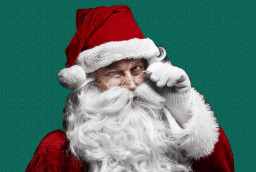
#> input picture Lab 7 Clustering/data/santaclaus2.jpg, 256 x 172 px
$ jupyter execute --allow-errors 07_clustering_my_solution.ipynb   (shell and % lines are left out)
#> lines starting #> are read from the running program, lines starting #| are printed output that depends on the picture; long printed decimals are rounded
# Machine Learning LAB 7: CLUSTERING - K-means and DBSCAN

Course 2024/25: *F. Chiariotti*

The notebook contains some simple tasks about **CLUSTERING**.

Complete all the **required code sections**.

### IMPORTANT for the exam:

The functions you might be required to implement in the exam will have the same signature and parameters as the ones in the labs

## Image segmentation with k-means

In this laboratory we will use the k-means algorithm to cluster a dataset of 3D points. We will apply **K-means** to the problem of image compression and image segmentation. The main idea is to apply k-means to the colors of the pixels of an image to select the k most representative colors. Then, we will replace each pixel color with the closest representative color. This will allow us to reduce the number of colors in the image and compress it. A color is a vector of 3 values (R,G,B) that represent the amount of red, green and blue in the color; this implies that each pixel is a point in a 3D space.

In particular you are going to implement the k-means algorithm from scratch and to compare the results with the implementation already present in the sklearn library.

In the second part of the laboratory we will use a **linkage-based** clustering algorithm to cluster a dataset of 2D points and compare it with the results obtained with k-means.

---

## Import all the necessary Python libraries

[cell 1]

import numpy as np
import typing as tp
import matplotlib.pyplot as plt
from sklearn import metrics
from sklearn.cluster import KMeans, AgglomerativeClustering
from matplotlib import pyplot as plt

np.random.seed(20)

---

## Define the heplper functions

In this section you will find some helper functions (some already implemented, some to be implemented by you) that will be used in the following sections.
1. `img_plot` -> function to plot an image with name and dimension as title,
2. `scatter_plot` -> function to plot a scatter plot of the data,
3. `scatter_plot_2d` -> function to plot a 2D scatter plot of the data,
4. `error_plot` -> function to plot the error of the k-means algorithm over the iterations,
5. `cluster_plot` -> function to plot the obtained clusters.

**DO NOT CHANGE THE PRE-WRITTEN CODE UNLESS OTHERWISE SPECIFIED**

[cell 2]
def img_plot(img: np.ndarray, title: str = None) -> None:
    """
    Plot an image
    :param img: image to plot
    :param title: title of the plot
    """

    plt.figure()
    plt.imshow(img)
    plt.axis('off')
    if title is not None:
        plt.title(f'{title}: {img.shape}')
    plt.tight_layout()
    plt.show()
    plt.close()

[cell 3]
def scatter_plot(data: np.ndarray, clusters: np.ndarray = None, centers: np.ndarray = None, title: str = None) -> None:
    """
    Plot a scatter plot of the data
    :param data: data to plot
    :param clusters: cluster labels
    :param centers: cluster centers
    :param title: title of the plot
    """

    fig = plt.figure()
    axis = fig.add_subplot(1, 1, 1, projection="3d")
    axis.set_xlabel("Red")
    axis.set_ylabel("Green")
    axis.set_zlabel("Blue", rotation=90, labelpad=-1)
    if title is not None:
        plt.title(title)
    if clusters is None:
        axis.scatter(data[:,0], data[:,1], data[:,2], marker="o", c=data, s=5)
    else:
        axis.scatter(data[:,0], data[:,1], data[:,2], marker="o", c=clusters, s=1, cmap='viridis', zorder=0, alpha=0.5 )
    if centers is not None:
        axis.scatter(centers[:,0], centers[:,1], centers[:,2], c='red', s=400, zorder=10)
    plt.tight_layout()
    plt.show()
    plt.close()

[cell 4]
# [17 lines left out: function scatter_plot_2d, not called in this run]

[cell 5]
def error_plot(errors: np.ndarray, labels: np.ndarray = None) -> None:
    """
    Plot the errors over the iterations
    :param errors: errors to plot
    """

    if labels is None:
        plt.plot(errors[1:-1])
        plt.plot(errors[1:-1], 'ro')
    else:
        plt.plot(labels, errors)
        plt.plot(labels, errors, 'ro')
    plt.title('Error over iterations')
    plt.ylabel('Error')
    plt.xlabel('Iteration #')
    plt.grid()
    plt.tight_layout()
    plt.show()
    plt.close()

[cell 6]
# [31 lines left out: function cluster_plot, not called in this run]

---

## A) K-means clustering

Implement the K-means algorithm

[cell 7]
# Load the provided image and display it (if you like you can experiment with other images)
# To load the images use the function plt.imread(<path_to_image>)
santa = plt.imread("data/santaclaus2.jpg")
#> santa is the input picture: shape (172, 256, 3); mean R, G, B 86.3, 117.9, 110.9

# Plot the image with its shape
img_plot(santa)
print(santa.shape)
#| (172, 256, 3)

This means that the image has 172 rows, 256 columns, 3 color channels (R,G,B)

[cell 8]
# Reshape the data to a matrix of num_pixels x 3
# (divide by 255 to have colors in [0 1] range for plotting functions of sklearn)
santa_reshaped = np.reshape(santa, (santa.shape[0]*santa.shape[1],santa.shape[2]))
santa_reshaped = santa_reshaped /255

# Print the shape of the data and the min and max values of the pixels
print("shape:",santa_reshaped.shape, "min:", np.min(santa_reshaped),"max:", np.max(santa_reshaped))
#| shape: (44032, 3) min: 0.0 max: 1.0

Plot the points in the 3-dimensional space with normalized intervals between 0 and 1 (corresponding to the three channels of the image, i.e. Red Green and Blue)

[cell 9]
# Sugestion: use the function scatter_plot()
scatter_plot(santa_reshaped)
#> in scatter_plot, `plt.show()`:
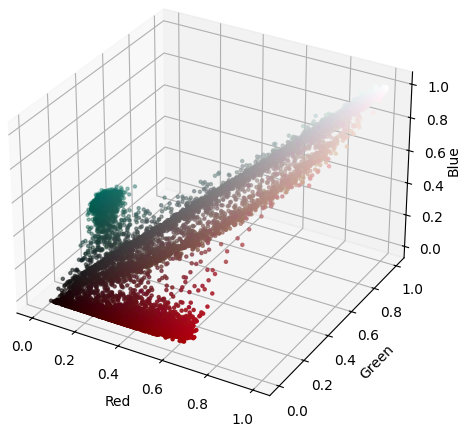
#> figure drawn by matplotlib, 1 panel

Implement the k-means algorithm manually (**do not use the kmeans function of sklearn and do not download implementations from other web sources**). The inputs to the function is the set of vectors to be clustered and the number of clusters. The output must contain the clusters barycenters, a vector associating each data point to the corresponding cluster and the error (value of the cost function) at each iteration.
Additionally, fix a maximum number of iterations of the k-means algorithm (e.g., 50).

Be careful about the initalization, you can use some random points from the training set, or get random values but ensure they are in the proper range. Poor initalizations can lead to the failure of the algorithm (in particular check that no cluster is initialized as empty, otherwise the algorithm can not update it).

[cell 10]
clusters = np.ndarray((1,2,2))
clusters

[cell 11]
import numpy.random as npr
import scipy.linalg as la

def kmeans(points: np.ndarray, k: int, max_iters: int = 50) -> tp.Tuple[np.ndarray, np.ndarray, list]:
    """
    Perform K-means clustering
    :param points: data points
    :param k: number of clusters
    :param max_iters: maximum number of iterations
    """
#> called with points = array of shape (44032, 3), k = 3, max_iters = 50

    # TODO: Generate random centroids
    # Hint: Use the correct means and standard deviation to ensure they represent the whole input space
    point_count = points.shape[0]
#> point_count = 44032
    coord_count = points.shape[1]
#> coord_count = 3
    ##################################################################################_my code from here
    # INITIALIZING CENTROIDS:
    means = np.mean(points, axis=0)
#> means = [0.338, 0.462, 0.435]
    devs =   np.std(points, axis=0)
#> devs = [0.333, 0.247, 0.252]
    centroids = np.array( [  [ npr.normal(means[i], devs[i]) for i in range(coord_count) ] for j in range(k)  ]  ) # k centroids of 3 coordinates each
#> centroids = [[0.632, 0.511, 0.525], [-0.441, 0.194, 0.576], [0.651, 0.221, 0.562]]
    ##################################################################################_my code til here

    clusters = np.zeros((point_count,))   # array con elenco dei cluster a cui apparterrà ogni punto

    prev_error = 1e9+1
    error = [1e9]

    # Run the K-means algorithm: until the estimate of centroid is stable (or the maximum number of iterations is reached)
    iters = 0
    while (error[iters] != prev_error) and iters < max_iters:    # ciclo continua fino a quando l'errore non cambia tra due iterazioni consecutive
        ##################################################################################_my code from here
        # Measure the distance to every centroid
        distance = np.zeros((point_count, k))     # each i-th row has the distance of i-th point with each of the k centroids
        for i_data in range(point_count):
            for i_centr in range(k):
                distance[i_data, i_centr] = la.norm( points[i_data,:] - centroids[i_centr, :] )
        # TODO Step 1: assign training data to closest centroid
        for i_data in range(point_count):
            clusters[i_data] = np.argmin(distance[i_data,:])
        # TODO Calculate the new centroids for every cluster:
        for i_clust in range(k):
            data_clust = points[ clusters==i_clust ]    # datas of the same cluster i_clust
            sum = np.sum( data_clust, axis=0 )          # sum over columns (=over same coordinates)
            avg = sum / len( data_clust )               # average of each coordinate
            centroids[i_clust,:] = avg                  # avg is an array of three elements
        ##################################################################################_my code til here
        prev_error = error[iters]
        current_error = 0
        ##################################################################################_my code from here
        # TODO Update the total cost estimate
        for i_data in range(point_count):
            for i_coo in range(coord_count):
                i_k = int( clusters[i_data] )    # cluster di appartenenza
                dist = points[i_data, i_coo] - centroids[i_k, i_coo]
                current_error += dist**2
        current_error /= point_count
        ##################################################################################_my code til here
        error.append(current_error)

        # Update the iteration counter
        iters += 1
#> after the loop, centroids = [[0.78, 0.77, 0.768], [0.0786, 0.395, 0.343], [0.393, 0.0539, 0.0671]]; error = [1e+09, 0.0618, 0.0257, 0.0249, 0.0248, 0.0248, 0.0248, 0.0248, 0.0248, 0.0248, 0.0248]; iters = 10

    return centroids, clusters, error

Now try the function you developed on the Santaclaus image with three clusters (k=3), then plot the data points in the 3-dimensional space, each point must be coloured based on the membership to one of the clusters. Additionally, plot the respective clusters centroids (use a different shape, size or color to highlight the centroids). Also, plot the total cost over each iteration

[cell 12]
# Run your K-means function on the data
kmeans_centroids, kmeans_clusters, kmeans_errors = kmeans(santa_reshaped, k=3)
#> kmeans_centroids has the same summary as centroids in kmeans; kmeans_errors has the same summary as error in kmeans

# Print the errors:
print(kmeans_errors)
#| [1000000000.0, 0.06178, 0.02568, 0.02486, 0.02482, 0.02482, 0.02482, 0.02482, 0.02482, 0.02482, 0.02482]

# Plot the results
scatter_plot(santa_reshaped, kmeans_clusters, kmeans_centroids)
#> in scatter_plot (call 2), `plt.show()`:
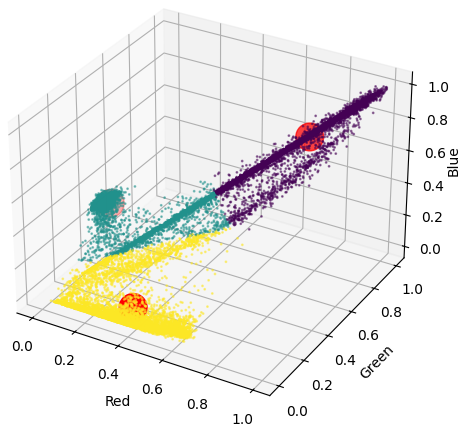
#> figure drawn by matplotlib, 1 panel

# Plot the error
error_plot(kmeans_errors)
#> in error_plot, `plt.show()`:
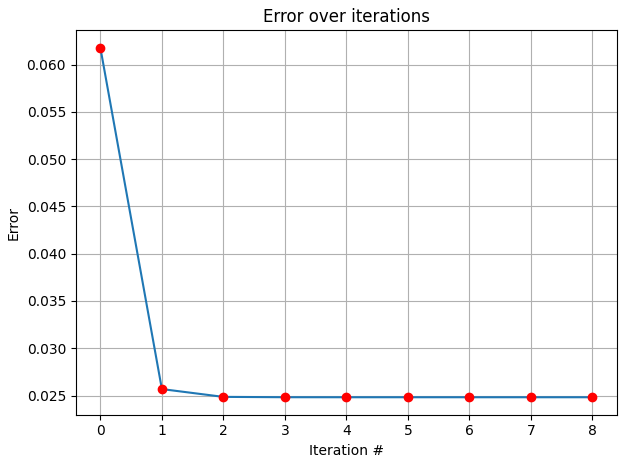
#> figure drawn by matplotlib, 1 panel

Now use the k-means function provided in sklearn. Pass to the function the number of clusters and use multiple random initializations (n_init parameter). Go to the documentation page for further details

[cell 13]
# Define the K-means model
km = KMeans(n_clusters=3,n_init=100)

# Fit the model to the data
santa_predicted = km.fit_predict(santa_reshaped)
santa_reshaped_compressed = np.copy(santa_reshaped)
for i in range(santa_reshaped_compressed.shape[0]):
    santa_reshaped_compressed[i]=km.cluster_centers_[santa_predicted[i]]

# Get the cluster centers
centers = km.cluster_centers_

Perform the same plot as above but with the output of the k-means function provided in sklearn.

[cell 14]
scatter_plot(santa_reshaped, santa_predicted, centers)

### TO DO [Answer the following]

Compare the results obtained with your implementation and with k-means from sklearn. Do you observe any differences, *i.e.*, do the two plots match?

**ANSWER:** The two plots are almost identical. The assignment to cluster numbers (the cluster ordering) is different, but this has to be expected since it is an unsupervised learning problem.

Now display the segmented image based on the clusters found above with the k-means functions by sklearn and by your own K-means implementation.

[cell 15]
# Extract the color values of the centers
color_centers = centers*255

# Reshape the data to the original image shape
santa_processed = np.reshape(santa_reshaped_compressed, santa.shape)
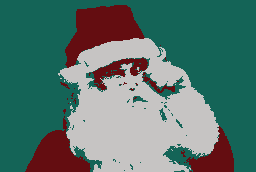
#> santa_processed: shape (172, 256, 3) float64; mean R, G, B 0.338, 0.462, 0.435

# Plot the recolored image
img_plot(santa_processed)

# Extract the color values of the centers
kmeans_color_centers = kmeans_centroids*255
#> kmeans_color_centers = [[198.9, 196.5, 195.8], [20.04, 100.6, 87.5], [100.1, 13.73, 17.11]]

# Reshape the data to the original image shape
kmeans_santa_reshaped_compressed = np.copy(santa_reshaped)
for i in range(kmeans_santa_reshaped_compressed.shape[0]):
    kmeans_santa_reshaped_compressed[i]=kmeans_centroids[int(kmeans_clusters[i])]
kmeans_santa_processed = np.reshape(kmeans_santa_reshaped_compressed, santa.shape)

# Plot the recolored image
img_plot(kmeans_santa_processed)

$ run again, with Lab 7 Clustering/data/landscape.jpg copied over Lab 7 Clustering/data/santaclaus2.jpg
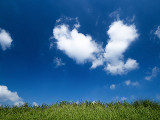
#> input picture Lab 7 Clustering/data/landscape.jpg, 160 x 120 px
#> santa is the input picture: shape (120, 160, 3); mean R, G, B 52.8, 102.5, 142.2
#| (120, 160, 3)
#| shape: (19200, 3) min: 0.0 max: 1.0
#> means = [0.207, 0.402, 0.558]
#> devs = [0.254, 0.188, 0.213]
#> in kmeans, `centroids = np.array( [  [ npr.normal(means[i], devs[i]) for i in rang..`: centroids = [[0.432, 0.439, 0.634], [-0.389, 0.198, 0.677], [0.446, 0.218, 0.665]]
#> after the loop in kmeans, `while (error[iters] != prev_error) and iters < max_iters:    # ciclo c..`: centroids = [[0.738, 0.796, 0.878], [0.0816, 0.326, 0.57], [0.31, 0.387, 0.147]]; clusters = 19200 values, max 2 at index 16145, min 0 at index 3259, mean 0.99; error = [1e+09, 0.118, 0.0635, 0.0379, 0.0298, 0.0279, 0.0277, 0.0277, 0.0277, 0.0277, 0.0277]; iters = 10
#> kmeans_centroids has the same summary as centroids in kmeans; kmeans_clusters has the same summary as clusters in kmeans; kmeans_errors has the same summary as error in kmeans
#| [1000000000.0, 0.1175, 0.0635, 0.03792, 0.0298, 0.02794, 0.02773, 0.02771, 0.02771, 0.02771, 0.02771]
#> in error_plot, `plt.show()`:
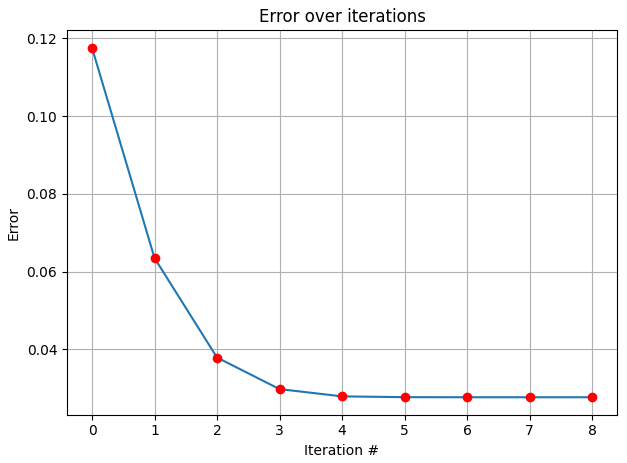
#> figure drawn by matplotlib, 1 panel
#> santa_predicted has the same summary as clusters in kmeans
#> `santa_processed = np.reshape(santa_reshaped_compressed, santa.shape)`:
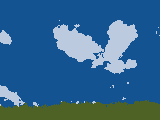
#> santa_processed: shape (120, 160, 3) float64; mean R, G, B 0.207, 0.402, 0.558
#> kmeans_color_centers = [[188.1, 203.1, 223.8], [20.81, 83.02, 145.5], [79.03, 98.7, 37.55]]
